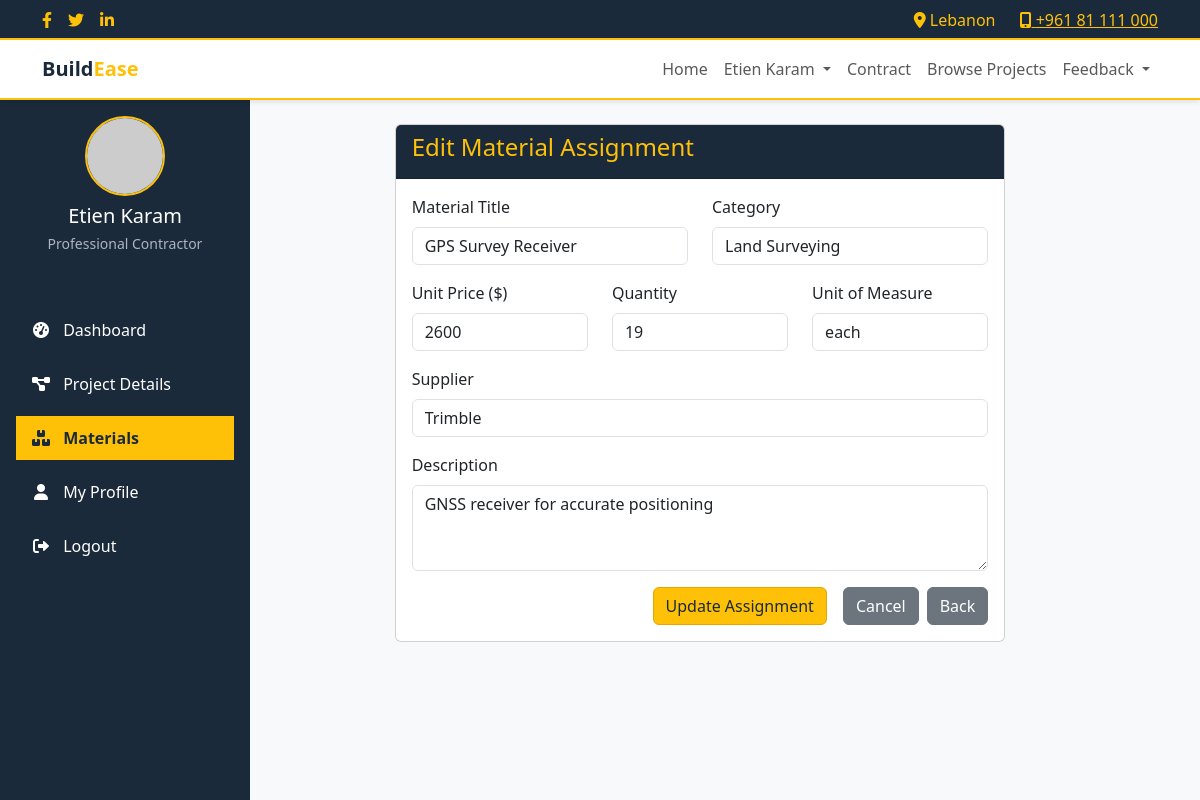
The app's page /edit_material_assignment.php?id=3&project=4&step=1 (signed in) with its own data.
### tables this page shows
CREATE TABLE `work_materials` (
  `id` int(11) NOT NULL,
  `professionalID` int(11) NOT NULL,
  `projectID` int(11) NOT NULL,
  `stepNumber` int(11) NOT NULL,
  `materialID` int(11) NOT NULL,
  `quantity` int(11) NOT NULL,
  `assigned_date` date NOT NULL,
  `is_active` tinyint(1) DEFAULT 1,
  `deactivated_at` timestamp NULL DEFAULT NULL,
  `unused_quantity` int(11) DEFAULT 0,
  `feedback` text DEFAULT NULL
);

CREATE TABLE `material_library` (
  `id` int(11) NOT NULL,
  `title` varchar(40) NOT NULL,
  `category` varchar(100) NOT NULL,
  `price` double NOT NULL,
  `supplier` varchar(100) DEFAULT NULL,
  `unit_measure` varchar(20) DEFAULT NULL,
  `description` varchar(800) DEFAULT NULL,
  `contractorID` int(11) NOT NULL
);

### edit_material_assignment.php (the view, shortened to what this page needs)
<?php
include 'conx.php';
$assignmentId = (int)($_GET['id'] ?? 0);
$projectId = (int)($_GET['project'] ?? 0);
$stepNumber = (int)($_GET['step'] ?? 0);
$stmt = $conn->prepare("SELECT wm.*, ml.title, ml.category, ml.price, ml.supplier, ml.unit_measure, ml.description, ml.contractorID
                       FROM work_materials wm
                       JOIN material_library ml ON wm.materialID = ml.id
                       WHERE wm.id = ? AND wm.projectID = ? AND wm.stepNumber = ?");
$stmt->bind_param("iii", $assignmentId, $projectId, $stepNumber);
$stmt->execute();
$assignment = $stmt->get_result()->fetch_assoc();
?>
<!DOCTYPE html>
<html lang="en">
<head>
    <link href="https://cdn.jsdelivr.net/npm/bootstrap@5.3.0/dist/css/bootstrap.min.css" rel="stylesheet">
    <link href="https://cdnjs.cloudflare.com/ajax/libs/font-awesome/6.0.0/css/all.min.css" rel="stylesheet">
</head>
<body>
    <div class="header-top">
        <div class="container">
            <div class="row align-items-center">
                <div class="col-md-6">
                    <div class="d-flex gap-3">
                        <a href="#"><i class="fab fa-facebook-f"></i></a>
                        <a href="#"><i class="fab fa-twitter"></i></a>
                        <a href="#"><i class="fab fa-linkedin-in"></i></a>
                    </div>
                </div>
                <div class="col-md-6 text-end">
                    <div class="d-flex gap-4 justify-content-end">
                        <span><i class="fas fa-map-marker-alt"></i> Lebanon</span>
                        <a href="#"><i class="fas fa-mobile-alt"></i> +961 81 111 000</a>
                    </div>
                </div>
            </div>
        </div>
    </div>
    <nav class="navbar navbar-expand-lg main-navbar">
        <div class="container">
            <a class="navbar-brand" href="index.php">
                <span class="logo">Build<span>Ease</span></span>
            </a>
            <div class="collapse navbar-collapse" id="mainNav">
                <ul class="navbar-nav ms-auto">
                    <li class="nav-item">
                        <a class="nav-link" href="index.php">Home</a>
                    </li>
                    <li class="nav-item dropdown">
                        <a class="nav-link dropdown-toggle" href="#" role="button" data-bs-toggle="dropdown">
                            <?php echo htmlspecialchars($_SESSION['contractor_identity']['fullName'] ?? 'Profile'); ?>
                        </a>
                    </li>
                    <li class="nav-item active"><a class="nav-link" href="contractDetails.php">Contract</a></li>
                    <li class="nav-item">
                        <a class="nav-link" href="contractorPage.php">Browse Projects</a>
                    </li>
                    <li class="nav-item dropdown">
                        <a class="nav-link dropdown-toggle" href="#" id="feedbackDropdown" role="button" data-bs-toggle="dropdown" aria-expanded="false">
                            Feedback
                        </a>
                    </li>
                </ul>
            </div>
        </div>
    </nav>
    <div class="container-fluid">
        <div class="row">
            <div class="col-md-3 col-lg-2 d-md-block sidebar p-0">
                <div class="d-flex flex-column p-3">
                    <div class="text-center mb-4">
                        <img src="https://ui-avatars.com/api/?name=<?= urlencode($_SESSION['contractor_identity']['fullName'] ?? 'Contractor') ?>&background=random"
                             class="rounded-circle profile-img mb-2">
                        <h5><?= htmlspecialchars($_SESSION['contractor_identity']['fullName'] ?? 'Contractor') ?></h5>
                        <small>Professional Contractor</small>
                    </div>
                    <ul class="nav nav-pills flex-column">
                        <li class="nav-item">
                            <a href="contractorPage.php" class="nav-link">
                                <i class="fas fa-tachometer-alt me-2"></i> Dashboard
                            </a>
                        </li>
                        <li class="nav-item">
                            <a href="project_details.php?id=<?= $projectId ?>" class="nav-link">
                                <i class="fas fa-project-diagram me-2"></i> Project Details
                            </a>
                        </li>
                        <li class="nav-item">
                            <a href="add_material.php?id=<?= $projectId ?>" class="nav-link active">
                                <i class="fas fa-boxes me-2"></i> Materials
                            </a>
                        </li>
                        <li class="nav-item">
                            <a href="contractorProfile.php" class="nav-link">
                                <i class="fas fa-user me-2"></i> My Profile
                            </a>
                        </li>
                        <li class="nav-item">
                            <a href="logOut.php" class="nav-link">
                                <i class="fas fa-sign-out-alt me-2"></i> Logout
                            </a>
                        </li>
                    </ul>
                </div>
            </div>
            <main class="col-md-9 ms-sm-auto col-lg-10 px-md-4 py-4">
                <div class="container">
                    <div class="row justify-content-center">
                        <div class="col-md-8">
                            <div class="card">
                                <div class="card-header">
                                    <h4>Edit Material Assignment</h4>
                                </div>
                                <div class="card-body">
                                    <form method="POST">
                                        <div class="row">
                                            <div class="col-md-6">
                                                <div class="mb-3">
                                                    <label for="title" class="form-label">Material Title</label>
                                                    <input type="text" id="title" name="title" class="form-control"
                                                           value="<?= htmlspecialchars($assignment['title']) ?>" readonly>
                                                </div>
                                            </div>
                                            <div class="col-md-6">
                                                <div class="mb-3">
                                                    <label for="category" class="form-label">Category</label>
                                                    <input type="text" id="category" name="category" class="form-control"
                                                           value="<?= htmlspecialchars($assignment['category']) ?>" readonly>
                                                </div>
                                            </div>
                                        </div>
                                        <div class="row">
                                            <div class="col-md-4">
                                                <div class="mb-3">
                                                    <label for="price" class="form-label">Unit Price ($)</label>
                                                    <input type="number" id="price" name="price" class="form-control"
                                                           step="0.01" min="0.01" value="<?= htmlspecialchars($assignment['price']) ?>" readonly>
                                                </div>
                                            </div>
                                            <div class="col-md-4">
                                                <div class="mb-3">
                                                    <label for="quantity" class="form-label">Quantity</label>
                                                    <input type="number" id="quantity" name="quantity" class="form-control"
                                                           min="1" value="<?= htmlspecialchars($assignment['quantity']) ?>" required>
                                                </div>
                                            </div>
                                            <div class="col-md-4">
                                                <div class="mb-3">
                                                    <label for="unit_measure" class="form-label">Unit of Measure</label>
                                                    <input type="text" id="unit_measure" name="unit_measure" class="form-control"
                                                           value="<?= htmlspecialchars($assignment['unit_measure'] ?? '') ?>" readonly>
                                                </div>
                                            </div>
                                        </div>
                                        <div class="mb-3">
                                            <label for="supplier" class="form-label">Supplier</label>
                                            <input type="text" id="supplier" name="supplier" class="form-control"
                                                   value="<?= htmlspecialchars($assignment['supplier'] ?? '') ?>" readonly>
                                        </div>
                                        <div class="mb-3">
                                            <label for="description" class="form-label">Description</label>
                                            <textarea id="description" name="description" class="form-control" rows="3" readonly><?=
                                                htmlspecialchars($assignment['description'] ?? '') ?></textarea>
                                        </div>
                                        <div class="d-grid gap-2 d-md-flex justify-content-md-end">
                                            <button type="submit" class="btn btn-primary me-md-2">Update Assignment</button>
                                            <a href="step_details.php?step=<?= $stepNumber ?>" class="btn btn-secondary">Cancel</a>
                                            <a href="add_material.php?step=<?= $stepNumber ?>" class="btn btn-secondary">Back</a>
                                        </div>
                                    </form>
                                </div>
                            </div>
                        </div>
                    </div>
                </div>
            </main>
        </div>
    </div>
</body>
</html>

### edit_material_assignment.php (style rules this page uses)
:root { --primary: #1A2A3A; --secondary: #f8f9fa; --accent: #FFC107; --yellow-main: #FFC107; --yellow-dark: #E0A800; --header-height: 100px; --sidebar-width: 250px; }
body { font-family: 'Segoe UI', Tahoma, Geneva, Verdana, sans-serif; background-color: var(--secondary); padding-top: var(--header-height); margin: 0; }
.header-top { background-color: var(--primary); color: var(--yellow-main); padding: 8px 0; position: fixed; top: 0; left: 0; right: 0; z-index: 1030; height: 40px; border-bottom: 2px solid var(--yellow-main); }
.header-top a, .header-top i, .header-top span { color: var(--yellow-main) !important; }
.main-navbar { background-color: white; position: fixed; top: 40px; left: 0; right: 0; z-index: 1020; height: 60px; box-shadow: 0 2px 5px rgba(0,0,0,0.1); border-bottom: 2px solid var(--yellow-main); }
.sidebar { background-color: var(--primary); color: white; height: calc(100vh - var(--header-height)); width: var(--sidebar-width); position: fixed; left: 0; top: var(--header-height); bottom: 0; overflow-y: auto; z-index: 1010; padding: 20px 0; }
.profile-img { width: 100px; height: 100px; object-fit: cover; margin-bottom: 15px; }
.sidebar h5 { color: white; text-align: center; margin-bottom: 5px; }
.sidebar small { color: #adb5bd; display: block; text-align: center; margin-bottom: 25px; }
.sidebar .nav-link { color: white; padding: 10px 15px; border-radius: 0; margin: 5px 0; }
.sidebar .nav-link.active { background-color: var(--yellow-main); color: var(--primary) !important; font-weight: bold; }
.sidebar .nav-link i { margin-right: 10px; width: 20px; text-align: center; }
main { margin-left: var(--sidebar-width); padding: 30px; margin-top: 0; min-height: calc(100vh - var(--header-height)); }
.logo { font-weight: 700; color: var(--primary); }
.logo span { color: var(--yellow-main); }
.nav-link.active { background-color: var(--yellow-main); color: var(--primary) !important; }
.btn-primary { background-color: var(--yellow-main); border-color: var(--yellow-dark); color: var(--primary); }
.profile-img { width: 80px; height: 80px; object-fit: cover; border: 2px solid var(--yellow-main); }
.card-header { background-color: var(--primary); color: white; }
.card-header h4 { color: var(--yellow-main); }

### records on screen
work_materials: title "GPS Survey Receiver", category "Land Surveying", price "2600", quantity "19", unit_measure "each", supplier "Trimble", description "GNSS receiver for accurate positioning"

### other values on screen
$_SESSION['contractor_identity']['fullName'] "Etien Karam"
